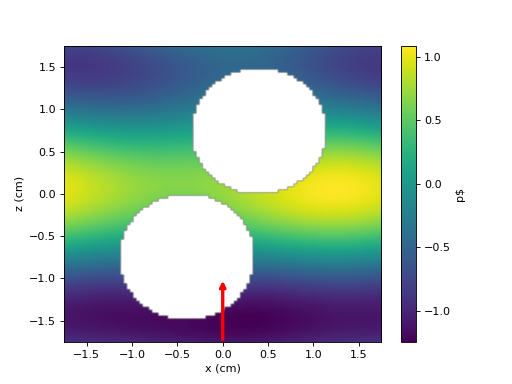

Reproduce this figure in Python.
import matplotlib.pyplot as plt
import numpy as np
from joblib import Parallel, delayed

import acoutreams

k0 =  2 * np.pi * 50000 / 343
materials = [acoutreams.AcousticMaterial(1050 + 100j, 2350 - 300j), 
            acoutreams.AcousticMaterial(998, 1497)]
lmax = 3
radii = [0.0075, 0.0075]
positions = [[-0.004, 0, -0.0075], [0.004, 0, 0.0075]]
period = 0.035
lattice = acoutreams.Lattice.square(period)
kpar = [0, 0]

spheres = [acoutreams.AcousticTMatrix.sphere(lmax, k0, r, materials) for r in radii]
tm = acoutreams.AcousticTMatrix.cluster(spheres, positions).latticeinteraction.solve(
    lattice, kpar
    )
inc = acoutreams.plane_wave_scalar([0, 0, tm.k0], k0=tm.k0, material=tm.material)
sca = tm.sca(inc)

x = np.linspace(-0.5*period, 0.5*period, 101)
z = np.linspace(-0.5*period, 0.5*period, 101)
def compute_intensity(i, j, tm, radii, inc, sca):
    r = [x[j], 0, z[i]]  
    if tm.valid_points(r, radii):
        swb = acoutreams.ScalarSphericalWaveBasis.default(0, positions=[r])
        field = sca.expandlattice(basis=swb).pfield(r) 
        result = np.real(inc.pfield(r) + field)  
    else:
        result = np.nan
    return i, j, result  
results = Parallel(n_jobs=-1)(
    delayed(compute_intensity)(i, j, tm, radii, inc, sca) 
    for i in range(len(z)) 
    for j in range(len(x))
)
intensity = np.zeros((len(z), len(x)))
for i, j, result in results:
    intensity[i, j] = result

fig, ax = plt.subplots()
cax = ax.imshow(
    intensity,
    extent = [x.min() * 100, x.max() * 100, z.min() * 100, z.max() * 100],
    aspect='auto',
    origin='lower',
)
cb = plt.colorbar(cax)
cb.set_label("p$")
ax.set_xlabel("x (cm)")
ax.set_ylabel("z (cm)")
ax.annotate(
    "", 
    xy=(0, -1.0),
    xytext=(0, -1.75), 
    arrowprops=dict(
        arrowstyle="->",
        lw=3, 
        color="red" 
    )
)
plt.show()
